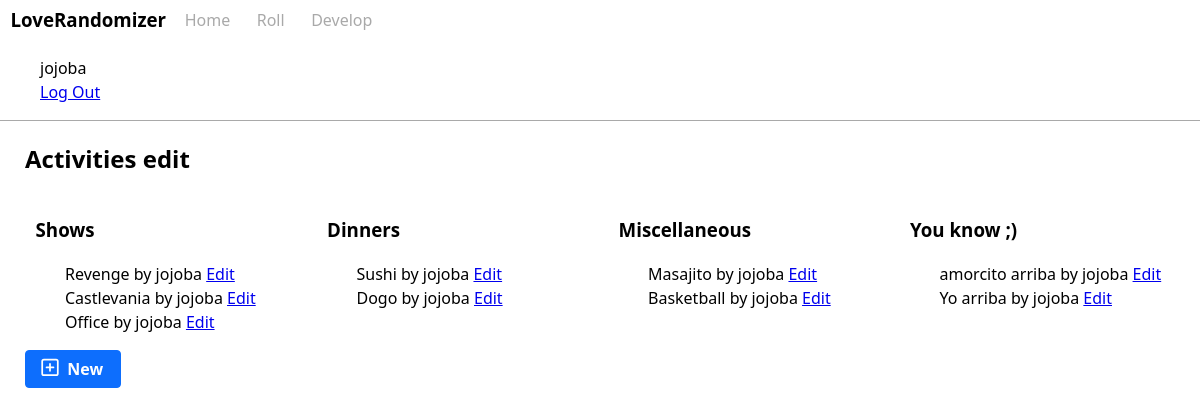
/blog/ (signed in), run on the app's committed database.
### tables this page shows
CREATE TABLE user (
  id INTEGER PRIMARY KEY AUTOINCREMENT,
  username TEXT UNIQUE NOT NULL,
  password TEXT NOT NULL
);

CREATE TABLE activities (
  id INTEGER PRIMARY KEY AUTOINCREMENT,
  author_id INTEGER NOT NULL,
  name TEXT  NOT NULL,
  description TEXT,
  category TEXT NOT NULL,
  FOREIGN KEY (author_id) REFERENCES user (id)
);

### flaskr/blog.py (the view)
@bp.route('/')
def index():
    db = get_db()
    shows = db.execute(
        '''
        SELECT activities.id, name, category, username, author_id
        FROM activities JOIN user ON activities.author_id = user.id
        WHERE category = 'shows';
        '''
    ).fetchall()
    dinners = db.execute(
        '''
        SELECT activities.id, name, category, username, author_id
        FROM activities JOIN user ON activities.author_id = user.id
        WHERE category = 'dinners';
        '''
    ).fetchall()
    miscs = db.execute(
        '''
        SELECT activities.id, name, category, username, author_id
        FROM activities JOIN user ON activities.author_id = user.id
        WHERE category = 'misc';
        '''
    ).fetchall()
    sexys = db.execute(
        '''
        SELECT activities.id, name, category, username, author_id
        FROM activities JOIN user ON activities.author_id = user.id
        WHERE category = 'sexy';
        '''
    ).fetchall()
    showstemp = {'hdr': 'Shows', 'list' : shows}
    dinnerstemp = {'hdr': 'Dinners', 'list' : dinners}
    miscstemp = {'hdr': 'Miscellaneous', 'list' : miscs}
    sexystemp = {'hdr': 'You know ;)', 'list' : sexys}
    columns = [showstemp, dinnerstemp, miscstemp, sexystemp]
    return render_template('blog/index.html', columns=columns)

### flaskr/auth.py (called while the page is built)
@bp.before_app_request
def load_logged_in_user():
    user_id = session.get('user_id')
    if user_id is None:
        g.user = None
    else:
        g.user = get_db().execute(
            'SELECT * FROM user WHERE id = ?', (user_id,)
        ).fetchone()

### flaskr/db.py (called while the page is built)
def get_db():
    if 'db' not in g:
        g.db = sqlite3.connect(
            current_app.config['DATABASE'],
            detect_types=sqlite3.PARSE_DECLTYPES
        )
        g.db.row_factory = sqlite3.Row
    return g.db

### flaskr/templates/blog/index.html
{% extends 'base.html' %} {% block header %}
<h1 class="container">{% block title %}Activities edit{% endblock %}</h1>
{% if g.user %} {% endif %} {% endblock %} {% block content %}
<section>
  <div class="grid columns-4to1 gap-2">
    {% for column in columns %}
    <div>
      <h3>{{column['hdr']}}</h3>
      <ul>
        {% for act in column['list'] %}
        <li>
          {{ act['name'] }} by {{act['username']}} {% if g.user['id'] ==
          act['author_id'] %}
          <a class="action" href="{{ url_for('blog.update', id=act['id']) }}">
            Edit
          </a>
          {% endif %}
        </li>
        {% endfor %}
      </ul>
    </div>
      {% endfor %}
  </div>
  <a class="abtn primary" href="{{ url_for('blog.create') }}">
    <i data-lucide="plus-square" class="icons"></i>
    <span class="mx-1">New</span>
  </a>
</section>
{% endblock %}

### flaskr/templates/base.html (shortened to what this page needs)
<!DOCTYPE html>
<head>
</head>
<body>
  <link rel="stylesheet" href="{{ url_for('static', filename='style.css') }}" />
  <nav class="bordered">
    <div class="flex flex-row items-center navlinks spacex-2">
      <h3 class="text">LoveRandomizer</h3>
      <a href="{{ url_for('home.index') }}">Home</a>
      <a href="{{ url_for('roll.index') }}">Roll</a>
      <a href="{{ url_for('blog.index') }}">Develop</a>
    </div>
    <ul>
      {% if g.user %}
      <li><span>{{ g.user['username'] }}</span></li>
      <li><a href="{{ url_for('auth.logout') }}">Log Out</a> {% else %}</li>
      <li><a href="{{ url_for('auth.register') }}">Register</a></li>
      <li>
        <a href="{{ url_for('auth.login') }}">Log In</a>
        {% endif %}
      </li>
    </ul>
  </nav>
  <section class="content">
    <header>{% block header %}{% endblock %}</header>
    <main class="container mt-1">{% block content %}{% endblock %}</main>
  </section>
</body>

### flaskr/static/style.css (style rules this page uses)
body { margin: 0; font-family: var(--bs-body-font-family); font-size: var(--bs-body-font-size); font-weight: var(--bs-body-font-weight); line-height: var(--bs-body-line-height); }
ul { list-style-type: none; }
.abtn { display: inline-flex; font-weight: 600; line-height: 1.5; color: #212529; text-align: center; text-decoration: none; vertical-align: middle; cursor: pointer; -webkit-user-select: none; -moz-user-select: none; user-select: none; background-color: transparent; border: 1px solid transparent; padding: 0.375rem 0.75rem; font-size: 1rem; border-radius: 0.25rem; transition: color 0.15s ease-in-out, background-color 0.15s ease-in-out, border-color 0.15s ease-in-out, box-shadow 0.15s ease-in-out; }
.primary { color: #fff; background-color: #0d6efd; border-color: #0d6efd; }
.container { width: 100%; margin-right: auto; margin-left: auto; }
@media (min-width: 1200px) { .container { max-width: 1150px; } }
.grid { display: grid; }
.gap-2 { column-gap: 1rem; }
.columns-4to1 { grid-template-columns: repeat(4, 1fr); }
.flex { display: flex; flex-direction: row; align-items: center; }
.flex-row { flex-direction: row; }
.items-center { align-items: center; }
.text { margin-top: 0; margin-bottom: 0; }
.navlinks a { text-decoration: none; color: darkgray; padding: 0.5rem; }
.spacex-2 a, h3 { margin-left: 0.66rem; margin-right: 0.66remem; }
.bordered { border-bottom: 1px solid darkgray; }
.mt-1 { margin-top: 1rem; }
.mx-1 { margin-left: 0.33rem; margin-right: 0.33rem; }
.icons { height: 1.3rem; }

### data on the page
user: user.username "jojoba"
activities: name "Revenge", username "jojoba"
activities: name "Castlevania", username "jojoba"
activities: name "Office", username "jojoba"
activities: name "Sushi", username "jojoba"
activities: name "Dogo", username "jojoba"
activities: name "Masajito", username "jojoba"
activities: name "Basketball", username "jojoba"
activities: name "amorcito arriba", username "jojoba"
activities: name "Yo arriba", username "jojoba"

### other printed values
{{ column['hdr'] }} "Shows" "Dinners" "Miscellaneous" "You know ;)"
